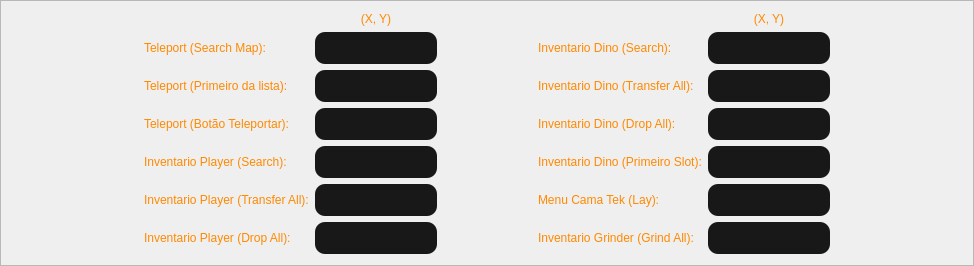
            <widget class="QFrame" name="cyan_frame_2">
             <property name="styleSheet">
              <string notr="true">/*background-color: rgb(5, 230, 255);</string>
             </property>
             <property name="frameShape">
              <enum>QFrame::StyledPanel</enum>
             </property>
             <property name="frameShadow">
              <enum>QFrame::Raised</enum>
             </property>
             <layout class="QGridLayout" name="gridLayout_2">
              <item row="4" column="5">
               <widget class="QLineEdit" name="lineEdit_22">
                <property name="maximumSize">
                 <size>
                  <width>181</width>
                  <height>16777215</height>
                 </size>
                </property>
                <property name="styleSheet">
                 <string notr="true">QLineEdit {
border: 0px solid rgb(45, 45, 45);
border-radius: 10px;
padding: 8px;
background-color: rgb(24, 24, 24);
color: rgb(80, 80, 80);
	font: 87 8pt &quot;Arial Black&quot;;
}

QLineEdit:hover {
border: 1px solid rgb(27, 27, 27);
}

QLineEdit:focus {
border: 1x solid rgb(255, 137, 1);
color: rgb(255, 255, 255)
}

</string>
                </property>
                <property name="alignment">
                 <set>Qt::AlignCenter</set>
                </property>
               </widget>
              </item>
              <item row="5" column="2">
               <widget class="QLineEdit" name="lineEdit_12">
                <property name="maximumSize">
                 <size>
                  <width>181</width>
                  <height>16777215</height>
                 </size>
                </property>
                <property name="styleSheet">
                 <string notr="true">QLineEdit {
border: 0px solid rgb(45, 45, 45);
border-radius: 10px;
padding: 8px;
background-color: rgb(24, 24, 24);
color: rgb(80, 80, 80);
	font: 87 8pt &quot;Arial Black&quot;;
}

QLineEdit:hover {
border: 1px solid rgb(27, 27, 27);
}

QLineEdit:focus {
border: 1x solid rgb(255, 137, 1);
color: rgb(255, 255, 255)
}

</string>
                </property>
                <property name="alignment">
                 <set>Qt::AlignCenter</set>
                </property>
               </widget>
              </item>
              <item row="1" column="5">
               <widget class="QLineEdit" name="lineEdit_18">
                <property name="maximumSize">
                 <size>
                  <width>181</width>
                  <height>16777215</height>
                 </size>
                </property>
                <property name="styleSheet">
                 <string notr="true">QLineEdit {
border: 0px solid rgb(45, 45, 45);
border-radius: 10px;
padding: 8px;
background-color: rgb(24, 24, 24);
color: rgb(80, 80, 80);
	font: 87 8pt &quot;Arial Black&quot;;
}

QLineEdit:hover {
border: 1px solid rgb(27, 27, 27);
}

QLineEdit:focus {
border: 1x solid rgb(255, 137, 1);
color: rgb(255, 255, 255)
}

</string>
                </property>
                <property name="alignment">
                 <set>Qt::AlignCenter</set>
                </property>
               </widget>
              </item>
              <item row="2" column="2">
               <widget class="QLineEdit" name="lineEdit_8">
                <property name="maximumSize">
                 <size>
                  <width>181</width>
                  <height>16777215</height>
                 </size>
                </property>
                <property name="styleSheet">
                 <string notr="true">QLineEdit {
border: 0px solid rgb(45, 45, 45);
border-radius: 10px;
padding: 8px;
background-color: rgb(24, 24, 24);
color: rgb(80, 80, 80);
	font: 87 8pt &quot;Arial Black&quot;;
}

QLineEdit:hover {
border: 1px solid rgb(27, 27, 27);
}

QLineEdit:focus {
border: 1x solid rgb(255, 137, 1);
color: rgb(255, 255, 255)
}

</string>
                </property>
                <property name="alignment">
                 <set>Qt::AlignCenter</set>
                </property>
               </widget>
              </item>
              <item row="0" column="2">
               <widget class="QLabel" name="label_16">
                <property name="styleSheet">
                 <string notr="true">color: rgb(255, 137, 1);
font: 87 12pt &quot;Arial Black&quot;;</string>
                </property>
                <property name="text">
                 <string>&lt;html&gt;&lt;head/&gt;&lt;body&gt;&lt;p align=&quot;center&quot;&gt;(X, Y)&lt;/p&gt;&lt;/body&gt;&lt;/html&gt;</string>
                </property>
               </widget>
              </item>
              <item row="1" column="4">
               <widget class="QLabel" name="label_28">
                <property name="styleSheet">
                 <string notr="true">color: rgb(255, 137, 1);
font: 87 12pt &quot;Arial Black&quot;;</string>
                </property>
                <property name="text">
                 <string>Inventario Dino (Search):</string>
                </property>
               </widget>
              </item>
              <item row="5" column="5">
               <widget class="QLineEdit" name="lineEdit_23">
                <property name="maximumSize">
                 <size>
                  <width>181</width>
                  <height>16777215</height>
                 </size>
                </property>
                <property name="styleSheet">
                 <string notr="true">QLineEdit {
border: 0px solid rgb(45, 45, 45);
border-radius: 10px;
padding: 8px;
background-color: rgb(24, 24, 24);
color: rgb(80, 80, 80);
	font: 87 8pt &quot;Arial Black&quot;;
}

QLineEdit:hover {
border: 1px solid rgb(27, 27, 27);
}

QLineEdit:focus {
border: 1x solid rgb(255, 137, 1);
color: rgb(255, 255, 255)
}

</string>
                </property>
                <property name="alignment">
                 <set>Qt::AlignCenter</set>
                </property>
               </widget>
              </item>
              <item row="3" column="4">
               <widget class="QLabel" name="label_30">
                <property name="styleSheet">
                 <string notr="true">color: rgb(255, 137, 1);
font: 87 12pt &quot;Arial Black&quot;;</string>
                </property>
                <property name="text">
                 <string>Inventario Dino (Drop All):</string>
                </property>
               </widget>
              </item>
              <item row="1" column="0">
               <spacer name="horizontalSpacer_3">
                <property name="orientation">
                 <enum>Qt::Horizontal</enum>
                </property>
                <property name="sizeHint" stdset="0">
                 <size>
                  <width>132</width>
                  <height>20</height>
                 </size>
                </property>
               </spacer>
              </item>
              <item row="5" column="1">
               <widget class="QLabel" name="label_20">
                <property name="styleSheet">
                 <string notr="true">color: rgb(255, 137, 1);
font: 87 12pt &quot;Arial Black&quot;;</string>
                </property>
                <property name="text">
                 <string>Inventario Player (Transfer All):</string>
                </property>
               </widget>
              </item>
              <item row="3" column="1">
               <widget class="QLabel" name="label_18">
                <property name="styleSheet">
                 <string notr="true">color: rgb(255, 137, 1);
font: 87 12pt &quot;Arial Black&quot;;</string>
                </property>
                <property name="text">
                 <string>Teleport (Botão Teleportar):</string>
                </property>
               </widget>
              </item>
              <item row="5" column="4">
               <widget class="QLabel" name="label_32">
                <property name="styleSheet">
                 <string notr="true">color: rgb(255, 137, 1);
font: 87 12pt &quot;Arial Black&quot;;</string>
                </property>
                <property name="text">
                 <string>Menu Cama Tek (Lay):</string>
                </property>
               </widget>
              </item>
              <item row="4" column="4">
               <widget class="QLabel" name="label_31">
                <property name="styleSheet">
                 <string notr="true">color: rgb(255, 137, 1);
font: 87 12pt &quot;Arial Black&quot;;</string>
                </property>
                <property name="text">
                 <string>Inventario Dino (Primeiro Slot):</string>
                </property>
               </widget>
              </item>
              <item row="3" column="2">
               <widget class="QLineEdit" name="lineEdit_10">
                <property name="maximumSize">
                 <size>
                  <width>181</width>
                  <height>16777215</height>
                 </size>
                </property>
                <property name="styleSheet">
                 <string notr="true">QLineEdit {
border: 0px solid rgb(45, 45, 45);
border-radius: 10px;
padding: 8px;
background-color: rgb(24, 24, 24);
color: rgb(80, 80, 80);
	font: 87 8pt &quot;Arial Black&quot;;
}

QLineEdit:hover {
border: 1px solid rgb(27, 27, 27);
}

QLineEdit:focus {
border: 1x solid rgb(255, 137, 1);
color: rgb(255, 255, 255)
}

</string>
                </property>
                <property name="alignment">
                 <set>Qt::AlignCenter</set>
                </property>
               </widget>
              </item>
              <item row="2" column="4">
               <widget class="QLabel" name="label_29">
                <property name="styleSheet">
                 <string notr="true">color: rgb(255, 137, 1);
font: 87 12pt &quot;Arial Black&quot;;</string>
                </property>
                <property name="text">
                 <string>Inventario Dino (Transfer All):</string>
                </property>
               </widget>
              </item>
              <item row="4" column="2">
               <widget class="QLineEdit" name="lineEdit_11">
                <property name="maximumSize">
                 <size>
                  <width>181</width>
                  <height>16777215</height>
                 </size>
                </property>
                <property name="styleSheet">
                 <string notr="true">QLineEdit {
border: 0px solid rgb(45, 45, 45);
border-radius: 10px;
padding: 8px;
background-color: rgb(24, 24, 24);
color: rgb(80, 80, 80);
	font: 87 8pt &quot;Arial Black&quot;;
}

QLineEdit:hover {
border: 1px solid rgb(27, 27, 27);
}

QLineEdit:focus {
border: 1x solid rgb(255, 137, 1);
color: rgb(255, 255, 255)
}

</string>
                </property>
                <property name="alignment">
                 <set>Qt::AlignCenter</set>
                </property>
               </widget>
              </item>
              <item row="3" column="5">
               <widget class="QLineEdit" name="lineEdit_21">
                <property name="maximumSize">
                 <size>
                  <width>181</width>
                  <height>16777215</height>
                 </size>
                </property>
                <property name="styleSheet">
                 <string notr="true">QLineEdit {
border: 0px solid rgb(45, 45, 45);
border-radius: 10px;
padding: 8px;
background-color: rgb(24, 24, 24);
color: rgb(80, 80, 80);
	font: 87 8pt &quot;Arial Black&quot;;
}

QLineEdit:hover {
border: 1px solid rgb(27, 27, 27);
}

QLineEdit:focus {
border: 1x solid rgb(255, 137, 1);
color: rgb(255, 255, 255)
}

</string>
                </property>
                <property name="alignment">
                 <set>Qt::AlignCenter</set>
                </property>
               </widget>
              </item>
              <item row="4" column="1">
               <widget class="QLabel" name="label_19">
                <property name="styleSheet">
                 <string notr="true">color: rgb(255, 137, 1);
font: 87 12pt &quot;Arial Black&quot;;</string>
                </property>
                <property name="text">
                 <string>Inventario Player (Search):</string>
                </property>
               </widget>
              </item>
              <item row="0" column="5">
               <widget class="QLabel" name="label_22">
                <property name="styleSheet">
                 <string notr="true">color: rgb(255, 137, 1);
font: 87 12pt &quot;Arial Black&quot;;</string>
                </property>
                <property name="text">
                 <string>&lt;html&gt;&lt;head/&gt;&lt;body&gt;&lt;p align=&quot;center&quot;&gt;(X, Y)&lt;/p&gt;&lt;/body&gt;&lt;/html&gt;</string>
                </property>
               </widget>
              </item>
              <item row="1" column="1">
               <widget class="QLabel" name="label_12">
                <property name="styleSheet">
                 <string notr="true">color: rgb(255, 137, 1);
font: 87 12pt &quot;Arial Black&quot;;</string>
                </property>
                <property name="text">
                 <string>Teleport (Search Map):</string>
                </property>
               </widget>
              </item>
              <item row="1" column="6">
               <spacer name="horizontalSpacer_4">
                <property name="orientation">
                 <enum>Qt::Horizontal</enum>
                </property>
                <property name="sizeHint" stdset="0">
                 <size>
                  <width>132</width>
                  <height>20</height>
                 </size>
                </property>
               </spacer>
              </item>
              <item row="6" column="1">
               <widget class="QLabel" name="label_21">
                <property name="styleSheet">
                 <string notr="true">color: rgb(255, 137, 1);
font: 87 12pt &quot;Arial Black&quot;;</string>
                </property>
                <property name="text">
                 <string>Inventario Player (Drop All):</string>
                </property>
               </widget>
              </item>
              <item row="6" column="5">
               <widget class="QLineEdit" name="lineEdit_24">
                <property name="maximumSize">
                 <size>
                  <width>181</width>
                  <height>16777215</height>
                 </size>
                </property>
                <property name="styleSheet">
                 <string notr="true">QLineEdit {
border: 0px solid rgb(45, 45, 45);
border-radius: 10px;
padding: 8px;
background-color: rgb(24, 24, 24);
color: rgb(80, 80, 80);
	font: 87 8pt &quot;Arial Black&quot;;
}

QLineEdit:hover {
border: 1px solid rgb(27, 27, 27);
}

QLineEdit:focus {
border: 1x solid rgb(255, 137, 1);
color: rgb(255, 255, 255)
}

</string>
                </property>
                <property name="alignment">
                 <set>Qt::AlignCenter</set>
                </property>
               </widget>
              </item>
              <item row="6" column="4">
               <widget class="QLabel" name="label_33">
                <property name="styleSheet">
                 <string notr="true">color: rgb(255, 137, 1);
font: 87 12pt &quot;Arial Black&quot;;</string>
                </property>
                <property name="text">
                 <string>Inventario Grinder (Grind All):</string>
                </property>
               </widget>
              </item>
              <item row="2" column="1">
               <widget class="QLabel" name="label_13">
                <property name="styleSheet">
                 <string notr="true">color: rgb(255, 137, 1);
font: 87 12pt &quot;Arial Black&quot;;</string>
                </property>
                <property name="text">
                 <string>Teleport (Primeiro da lista):</string>
                </property>
               </widget>
              </item>
              <item row="2" column="5">
               <widget class="QLineEdit" name="lineEdit_20">
                <property name="maximumSize">
                 <size>
                  <width>181</width>
                  <height>16777215</height>
                 </size>
                </property>
                <property name="styleSheet">
                 <string notr="true">QLineEdit {
border: 0px solid rgb(45, 45, 45);
border-radius: 10px;
padding: 8px;
background-color: rgb(24, 24, 24);
color: rgb(80, 80, 80);
	font: 87 8pt &quot;Arial Black&quot;;
}

QLineEdit:hover {
border: 1px solid rgb(27, 27, 27);
}

QLineEdit:focus {
border: 1x solid rgb(255, 137, 1);
color: rgb(255, 255, 255)
}

</string>
                </property>
                <property name="alignment">
                 <set>Qt::AlignCenter</set>
                </property>
               </widget>
              </item>
              <item row="1" column="2">
               <widget class="QLineEdit" name="lineEdit_6">
                <property name="maximumSize">
                 <size>
                  <width>181</width>
                  <height>16777215</height>
                 </size>
                </property>
                <property name="styleSheet">
                 <string notr="true">QLineEdit {
border: 0px solid rgb(45, 45, 45);
border-radius: 10px;
padding: 8px;
background-color: rgb(24, 24, 24);
color: rgb(80, 80, 80);
	font: 87 8pt &quot;Arial Black&quot;;
}

QLineEdit:hover {
border: 1px solid rgb(27, 27, 27);
}

QLineEdit:focus {
border: 1x solid rgb(255, 137, 1);
color: rgb(255, 255, 255)
}

</string>
                </property>
                <property name="alignment">
                 <set>Qt::AlignCenter</set>
                </property>
               </widget>
              </item>
              <item row="6" column="2">
               <widget class="QLineEdit" name="lineEdit_13">
                <property name="maximumSize">
                 <size>
                  <width>181</width>
                  <height>16777215</height>
                 </size>
                </property>
                <property name="styleSheet">
                 <string notr="true">QLineEdit {
border: 0px solid rgb(45, 45, 45);
border-radius: 10px;
padding: 8px;
background-color: rgb(24, 24, 24);
color: rgb(80, 80, 80);
	font: 87 8pt &quot;Arial Black&quot;;
}

QLineEdit:hover {
border: 1px solid rgb(27, 27, 27);
}

QLineEdit:focus {
border: 1x solid rgb(255, 137, 1);
color: rgb(255, 255, 255)
}

</string>
                </property>
                <property name="alignment">
                 <set>Qt::AlignCenter</set>
                </property>
               </widget>
              </item>
              <item row="1" column="3">
               <spacer name="horizontalSpacer_5">
                <property name="orientation">
                 <enum>Qt::Horizontal</enum>
                </property>
                <property name="sizeHint" stdset="0">
                 <size>
                  <width>95</width>
                  <height>20</height>
                 </size>
                </property>
               </spacer>
              </item>
             </layout>
            </widget>
